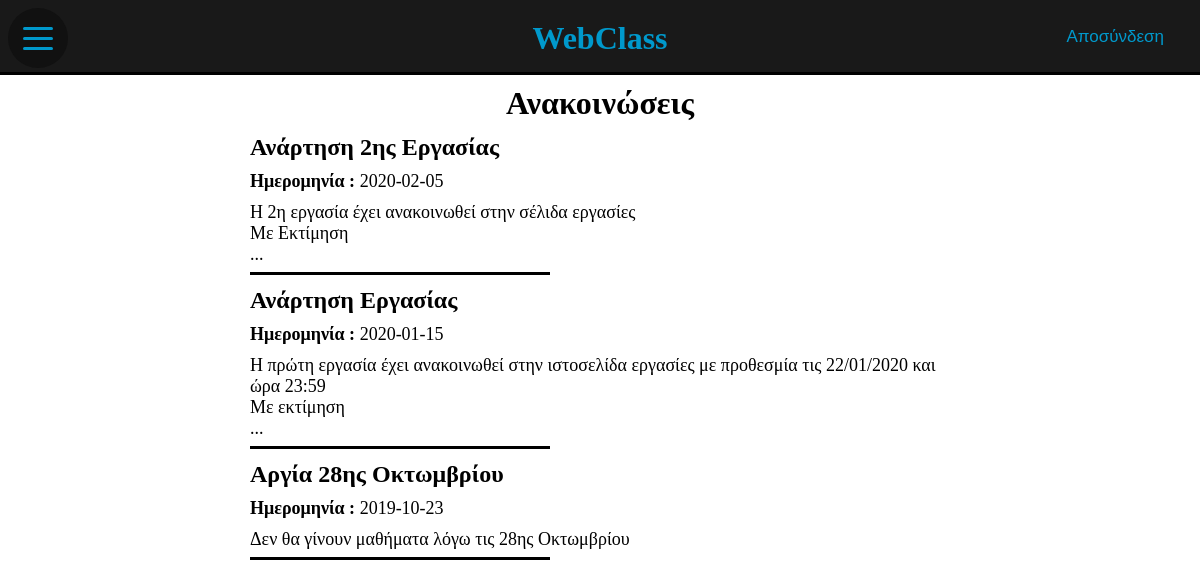
The app's page /announcments.php (signed in) with its own data.
### tables this page shows
CREATE TABLE `announcments` (
  `id` int(11) NOT NULL,
  `Title` longtext NOT NULL,
  `Dat` date NOT NULL,
  `MainText` longtext NOT NULL
);

### announcments.php (the view, shortened to what this page needs)
<!DOCTYPE html>
<html>
<head>
		<link href="announcments.css" rel="stylesheet">
		<link href="menu.css" rel="stylesheet">
</head>
<body>
	<div class="menu-container">
		<div class="hamburger">
			<div></div>
		</div>
		<div class="title">
			<h1>WebClass </h1>
            <div class="Logout">
                <form action="Include/LogOut.php" method="post">
                    <button type="submit" id="Log">Αποσύνδεση </button>
                </form>
            </div>
		</div>
		<div class="line">
		</div>
	</div>
	<div class="container">
		<div class="content">
			<h1> Ανακοινώσεις </h1>
			<div class="announcments">
				<div class="announcment">
                    <?php
                    require "Include/db.php";
                    $sql="SELECT * FROM `announcments` ORDER BY id DESC";
                    $statment=mysqli_stmt_init($conn);
                    if (!mysqli_stmt_prepare($statment,$sql)){
                        header("Location: home.php?error=sqlerror");
                        exit();
                    }
                    mysqli_stmt_execute($statment);
                    $results=mysqli_stmt_get_result($statment);
                    while ($row=mysqli_fetch_assoc($results)){
                        $Theme=$row["Title"];
                        $Date= $row["Dat"];
                        $Text=nl2br($row["MainText"]);
                        echo("<h2>$Theme</h2>");
					          echo("<div class=\"date\"> <a> <b> Ημερομηνία : </b> $Date</a></div>
					          <div class=\"text\"><a>$Text</a>
					          </div>
					          <div class=\"split\">
					          </div>");
                    }
                    ?>
				</div>
			</div>
		</div>
	</div>
</body>
</html>

### announcments.css (style rules this page uses)
* { padding:0; margin:0; box-sizing:border-box; }
body { overflow:hidden; }
.container { overflow:auto; position:relative; top:85px; height:100vh; width:100vw; background-color:rgba(255,255,255,0.5); }
.content { overflow:auto; justify-content:center; align-items:center; text-align:center; padding-bottom:100px; }
.announcments { overflow:auto; text-align: left; display:inline-block; height:100%; width:700px; }
.split { margin-top:5px; position:relative; width:300px; height:5px; border-bottom:3px solid black; }
.date { margin-top:10px; font-size:18px; }
.text { margin-top:10px; font-size:18px; }
.announcments h2 { margin-top:12px; }

### menu.css (style rules this page uses)
body { background:url("Images/two-red-and-white-labeled-books-762686.jpg") no-repeat; background-size: cover; background-position: 50% 30%; }
.menu-container { position:fixed; top:0; left:0; z-index:2; background-color:#ffffff; }
.title { color:#0099cc; position:fixed; top:20px; z-index:2; width:100%; }
.title h1 { text-align: center; }
.Logout { margin-top: -30px; font-size: 15px; bottom: 5px; text-align: right; color:#0099cc; right:10px; width: 97%; cursor: hand; }
.Logout button { font-size: 17px; color:#0099cc; cursor: pointer; background: none; outline: none; border:none; }
.line { background-color:rgba(0, 0 ,0 , 0.9); position:fixed; width:100%; height:75px; border-bottom:3px solid black; }
.hamburger { position:absolute; top:0.5rem; left:0.5rem; width:60px; height:60px; border-radius:50%; background-color:#111; display:flex; justify-content:center; align-items:center; z-index:2; }
.hamburger>div { position:absolute; width:50%; height:3px; border-radius:1.5px; background-color:#0099cc; }
.hamburger>div:before, .hamburger>div:after { content: ''; position:absolute; width:100%; height:3px; border-radius:1.5px; background-color:#0099cc; }
.hamburger>div:before { top:-10px; }
.hamburger>div:after { top: 10px; }

### records on screen
announcments: Title "Ανάρτηση 2ης Εργασίας", Dat "2020-02-05", MainText "Η 2η εργασία έχει ανακοινωθεί στην σέλιδα εργασίες Με Εκτίμηση ..."
announcments: Title "Ανάρτηση Εργασίας", Dat "2020-01-15", MainText "Η πρώτη εργασία έχει ανακοινωθεί στην ιστοσελίδα εργασίες με προθεσμία τις 22/01/2020 και ώρα 23:59 Με εκτίμηση ..."
announcments: Title "Αργία 28ης Οκτωμβρίου", Dat "2019-10-23", MainText "Δεν θα γίνουν μαθήματα λόγω τις 28ης Οκτωμβρίου"
